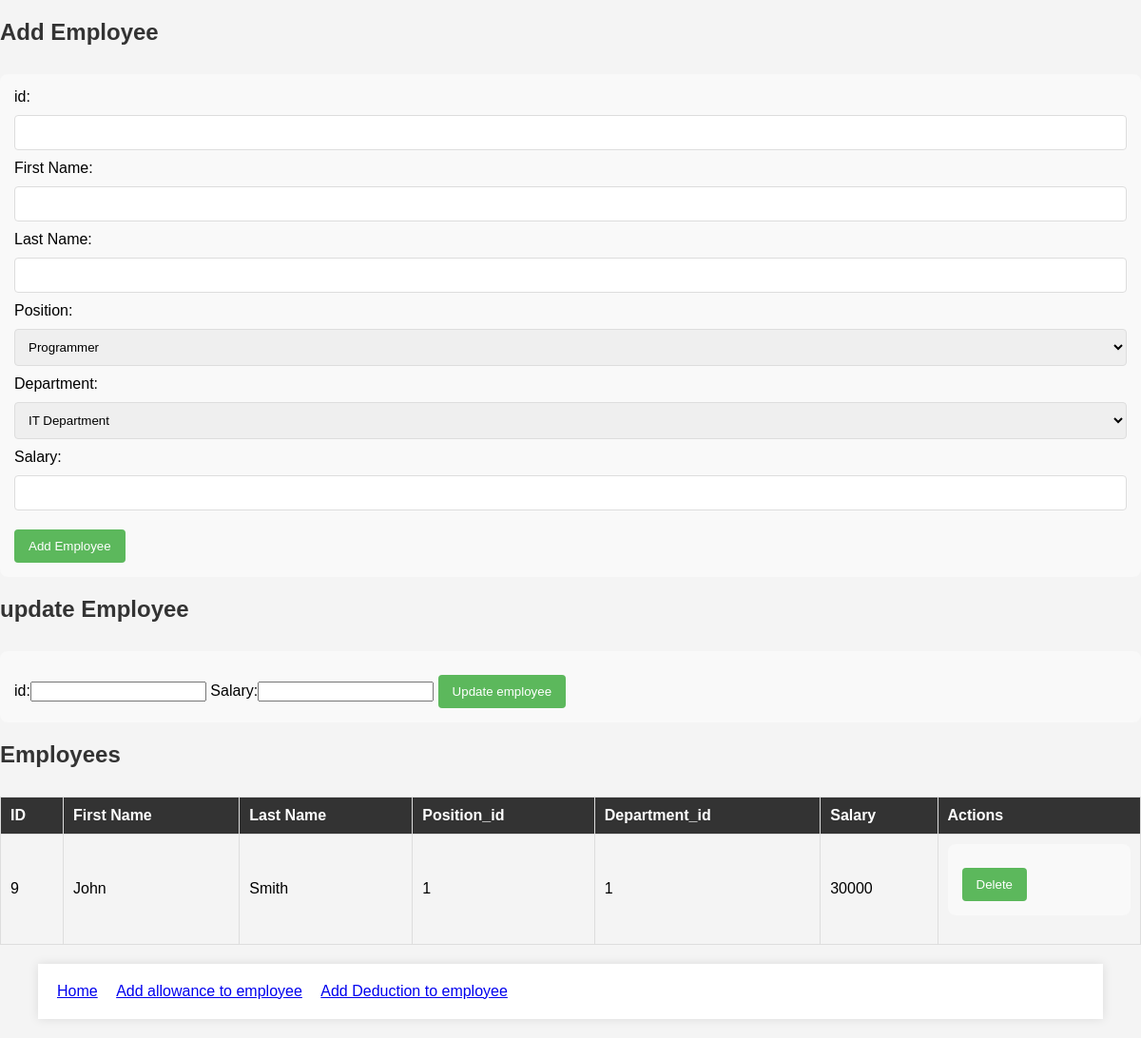
/employee_list.php, run on the app's committed database.
### tables this page shows
CREATE TABLE `employee` (
  `id` int(20) NOT NULL,
  `employee_no` varchar(100) NOT NULL,
  `firstname` varchar(50) NOT NULL,
  `middlename` varchar(20) NOT NULL,
  `lastname` varchar(50) NOT NULL,
  `department_id` int(30) NOT NULL,
  `position_id` int(30) NOT NULL,
  `salary` double NOT NULL
);

### employee_list.php (the view, shortened to what this page needs)
<?php include 'db_connect.php' ?>
<?php
try {
    $pdo = new PDO("mysql:host=$host;dbname=$dbname;charset=utf8", $username, $password);
    $pdo->setAttribute(PDO::ATTR_ERRMODE, PDO::ERRMODE_EXCEPTION);
} catch (PDOException $e) {
    echo "Connection failed: " . $e->getMessage();
}
function getPositions($pdo) {
    $stmt = $pdo->query("SELECT * FROM position");
    return $stmt->fetchAll(PDO::FETCH_ASSOC);
}
function getDepartments($pdo) {
    $stmt = $pdo->query("SELECT * FROM department");
    return $stmt->fetchAll(PDO::FETCH_ASSOC);
}
$positions = getPositions($pdo);
$departments = getDepartments($pdo);
$stmt = $pdo->query("SELECT * FROM employee");
$employees = $stmt->fetchAll(PDO::FETCH_ASSOC);
?>
<!DOCTYPE html>
<html lang="en">
<head>
</head>
<body>
    <h2>Add Employee</h2>
<form method="post">
    id: <input type="number" name="id">
    First Name: <input type="text" name="firstname">
    Last Name: <input type="text" name="lastname">
    Position:
    <select name="position_id">
        <?php foreach ($positions as $position): ?>
            <option value="<?= $position['id'] ?>"><?= htmlspecialchars($position['name']) ?></option>
        <?php endforeach; ?>
    </select>
    Department:
    <select name="department_id">
        <?php foreach ($departments as $department): ?>
            <option value="<?= $department['id'] ?>"><?= htmlspecialchars($department['name']) ?></option>
        <?php endforeach; ?>
    </select>
    Salary: <input type="number" name="salary" step="0.01">
    <input type="submit" name="add" value="Add Employee" onclick="return confirm('Are you sure?');">
</form>
    <h2>update Employee</h2>
    <form method="post">
        id:<input type="int" name="id">
        Salary:<input type="int" name="salary">
        <input type="submit" name="update" value="Update employee"onclick="return confirm('Are you sure?');">
    </form>
    <h2>Employees</h2>
    <table>
        <thead>
            <tr>
                <th>ID</th>
                <th>First Name</th>
                <th>Last Name</th>
                <th>Position_id</th>
                <th>Department_id</th>
                <th>Salary</th>
                <th>Actions</th>
            </tr>
        </thead>
        <tbody>
            <?php foreach ($employees as $employee): ?>
            <tr>
                <td><?= htmlspecialchars($employee['id']) ?></td>
                <td><?= htmlspecialchars($employee['firstname']) ?></td>
                <td><?= htmlspecialchars($employee['lastname']) ?></td>
                <td><?= htmlspecialchars($employee['position_id']) ?></td>
                <td><?= htmlspecialchars($employee['department_id']) ?></td>
                <td><?= htmlspecialchars($employee['salary']) ?></td>
                <td>
                    <form method="post">
                        <input type="submit" name="delete" value="Delete"onclick="return confirm('Are you sure?');">
                    </form>
                </td>
            </tr>
            <?php endforeach; ?>
        </tbody>
    </table>
</body>
</html>
<!DOCTYPE html>
<html lang="en">
<head>
    <link rel="stylesheet" href="style_employee.css">
</head>
<body>
    <div class="container">
        <header>
            <a href="index.php">Home</a>
            <a href="employee_allowance.php" style="margin-left: 15px;">Add allowance to employee</a>
            <a href="employee_deduction.php" style="margin-left: 15px;">Add Deduction to employee</a>
        </header>
    </div>
</body>
</html>

### style_employee.css (style rules this page uses)
body { font-family: 'Arial', sans-serif; margin: 0; padding: 0; background-color: #f4f4f4; }
.container { width: 90%; margin: 20px auto; background: #fff; padding: 20px; box-shadow: 0 0 10px rgba(0, 0, 0, 0.1); }
h2 { color: #333; padding-bottom: 10px; }
form { margin-bottom: 20px; background: #f9f9f9; padding: 15px; border-radius: 8px; }
input[type="text"], input[type="number"], input[type="date"], select { width: 100%; padding: 10px; margin: 10px 0; border-radius: 4px; border: 1px solid #ddd; box-sizing: border-box; }
input[type="submit"] { background-color: #5cb85c; color: white; padding: 10px 15px; border: none; border-radius: 4px; cursor: pointer; margin-top: 10px; }
table { width: 100%; border-collapse: collapse; margin-top: 20px; }
table, th, td { border: 1px solid #ddd; text-align: left; }
th, td { padding: 10px; }
th { background-color: #333; color: white; }

### data on the page
employee: id "9", firstname "John", lastname "Smith", position "1", department "1", salary "30000"

### other printed values
form field position_id "Programmer"
form field department_id "IT Department"
